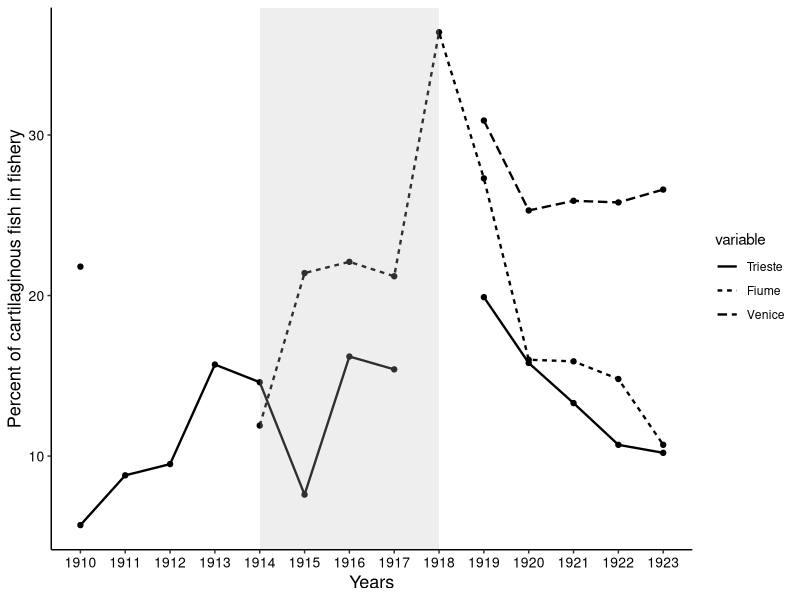

Here is the R script that generated this plot:
## ---- chunk 1
library(ggplot2)
library(reshape2)
library(viridis)
## ---- chunk 2
#| fig-cap: "The percentage of predatory fishes across the years. Volterra was motivated by the increase in the predatory fishes doing World War 1 (grey box) as fishing of the prey fishes ceded."
years <-viridisyears <- seq(1910,1923)

Trieste <- c(5.7,8.8,9.5,15.7,14.6,7.6,16.2,15.4,NA,19.9,
             15.8,13.3, 10.7, 10.2)

Fiume <- c(NA, NA, NA, NA, 11.9, 21.4, 22.1, 21.2,
           36.4, 27.3, 16.0 ,15.9, 14.8, 10.7)

Venice <- c(21.8, NA,NA,NA,NA,NA,NA,NA,NA,30.9, 25.3,25.9,25.8,26.6)

fish_dat <- data.frame(years, Trieste, Fiume, Venice)
fish_dat_2 <- melt(fish_dat, id.vars = 'years')

ggplot(fish_dat_2, aes(x = years, y = value,
                       linetype = variable)) + 
 geom_point() + 
 geom_line(linewidth  = 0.8) + 
 xlab("Years") + 
 ylab("Percent of cartilaginous fish in fishery") + 
 scale_x_continuous(breaks = seq(1910, 1923, 1)) + 
 annotate("rect", fill = "grey", alpha = 0.25, 
          xmin = 1914, xmax = 1918 ,
          ymin = -Inf, ymax = Inf) + 
 theme_classic() + 
 theme(axis.text = element_text(size = 10, color = 'black'),
       axis.title = element_text(size = 13, color = 'black'))
